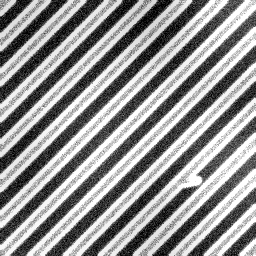
#> input picture samples/sem_bridge_line_space.png, 256 x 256 px, found by its file name
$ python build_montage.py
#> lines starting #> are read from the running program, lines starting #| are printed output that depends on the picture
"""
Creates an annotated comparison grid of the generated SEM images
and saves it to the artifact directory.
"""
import os
import cv2
import numpy as np

def build_montage():
    sample_dir = r"C:\Users\LENOVO\.gemini\antigravity\scratch\wafer_sem\samples"
    art_dir = r"C:\Users\LENOVO\.gemini\antigravity\brain\4aff4f6d-7c55-4423-a4f9-c9370e211090"
    os.makedirs(art_dir, exist_ok=True)
    out_path = os.path.join(art_dir, "sem_synthesis_preview.png")

    files = [
        ("sem_bridge_line_space.png", "Bridge Short (Line-Space)", (0, 0, 255)),
        ("sem_bridge_dram_capsule.png", "Bridge Short (DRAM Active)", (0, 0, 255)),
        ("sem_particle_line_space.png", "Particle Contamination", (0, 165, 255)),
        ("sem_particle_dram_capsule.png", "Particle on Array", (0, 165, 255)),
        ("sem_scratch_line_space.png", "CMP Micro-Scratch", (255, 0, 0)),
        ("sem_scratch_dram_capsule.png", "Scratch on Array", (255, 0, 0)),
        ("sem_clean_line_space.png", "Clean / Golden Pattern", (0, 255, 0)),
        ("sem_clean_dram_capsule.png", "Clean DRAM Pattern", (0, 255, 0))
    ]

    cards = []
    card_w, card_h = 280, 320

    for fname, title, color in files:
        fpath = os.path.join(sample_dir, fname)
        if not os.path.exists(fpath):
            continue
        img = cv2.imread(fpath)
#> img is the input picture: shape (256, 256, 3); min 0, max 255, mean 147.5
        img = cv2.resize(img, (256, 256))

        # Create card
        card = np.full((card_h, card_w, 3), 28, dtype=np.uint8)
        # Put image
        card[48:48+256, 12:12+256] = img
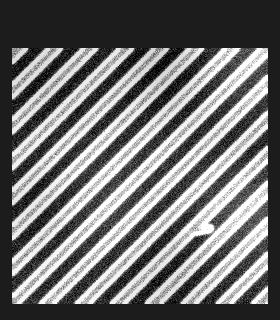
#> card: shape (320, 280, 3); min 0, max 255, mean 115.4

        # Header text
        cv2.putText(card, title, (14, 30), cv2.FONT_HERSHEY_SIMPLEX, 0.48, (240, 240, 240), 1, cv2.LINE_AA)

        # Small colored accent tag
        cv2.rectangle(card, (12, 42), (268, 45), color, -1)
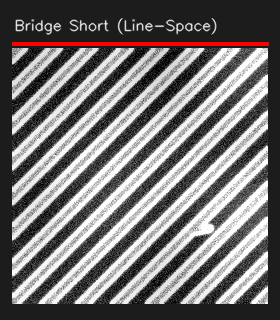
#> card: shape (320, 280, 3); mean B, G, R 116.5, 116.5, 119.4
        cards.append(card)
#> pass 2 of the loop in build_montage, `for fname, title, color in files:`:
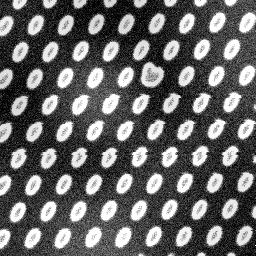
#> input picture samples/sem_bridge_dram_capsule.png, 256 x 256 px, found by its file name
#> in build_montage, img is the input picture: shape (256, 256, 3); min 0, max 255, mean 101.6
#> in build_montage, `card[48:48+256, 12:12+256] = img`:
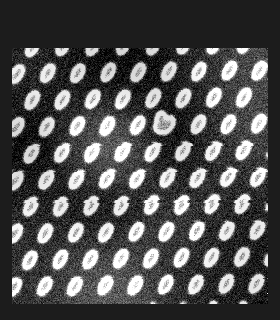
#> card: shape (320, 280, 3); min 0, max 255, mean 81.9
#> in build_montage, `cv2.rectangle(card, (12, 42), (268, 45), color, -1)`:
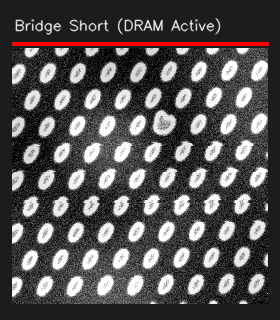
#> card: shape (320, 280, 3); mean B, G, R 83, 83, 86
#> pass 3 of the loop in build_montage, `for fname, title, color in files:`:
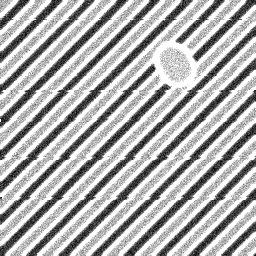
#> input picture samples/sem_particle_line_space.png, 256 x 256 px, found by its file name
#> in build_montage, img is the input picture: shape (256, 256, 3); min 0, max 255, mean 175.6
#> in build_montage, `card[48:48+256, 12:12+256] = img`:
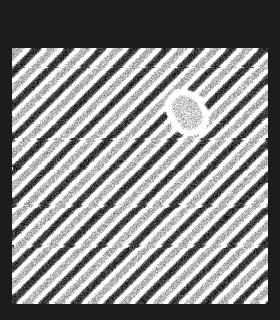
#> card: shape (320, 280, 3); min 0, max 255, mean 136
#> in build_montage, `cv2.rectangle(card, (12, 42), (268, 45), color, -1)`:
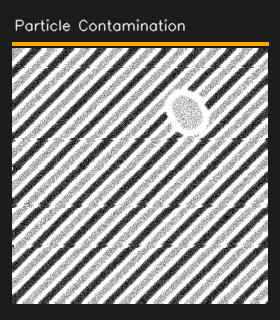
#> card: shape (320, 280, 3); mean B, G, R 136.8, 138.7, 139.7
#> the loop made 8 passes; the first 3 are shown

    # Build 2 rows of 4 cards
    row1 = np.hstack(cards[:4])
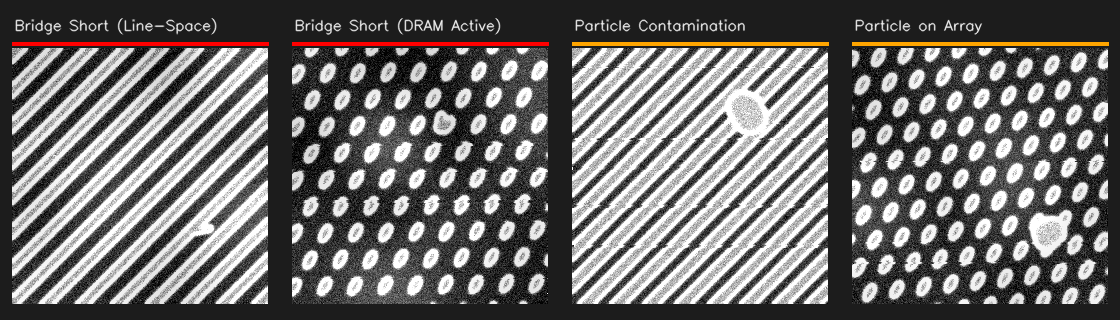
#> row1: shape (320, 1120, 3); mean B, G, R 106.8, 107.7, 109.7
    row2 = np.hstack(cards[4:8])
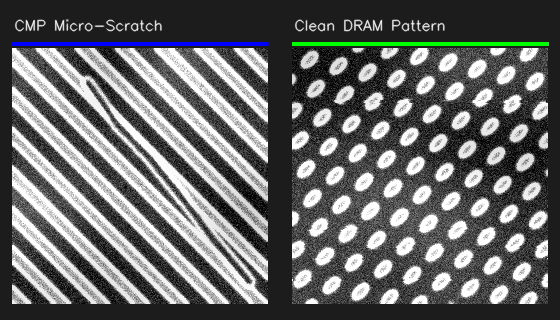
#> row2: shape (320, 560, 3); mean of channels 0, 1, 2 104.8, 104.8, 103.3; drawn as B, G, R
#> (the run stopped early here; a loop or call above may not have finished)
